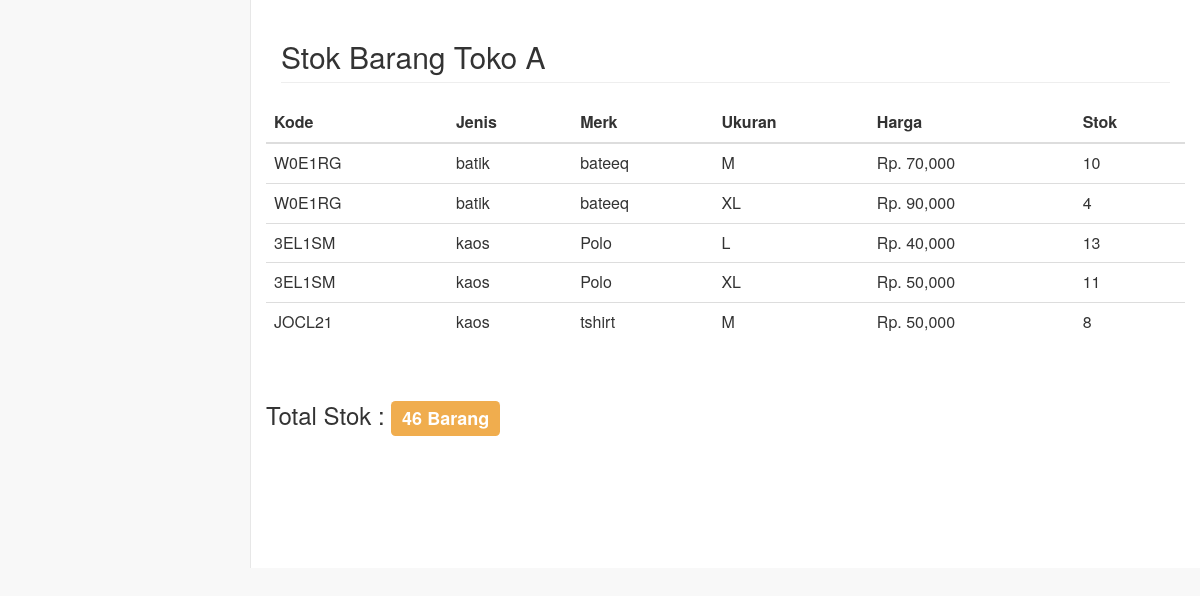
Before: /LihatStok/stokDetail.php?toko=A with the older database file.
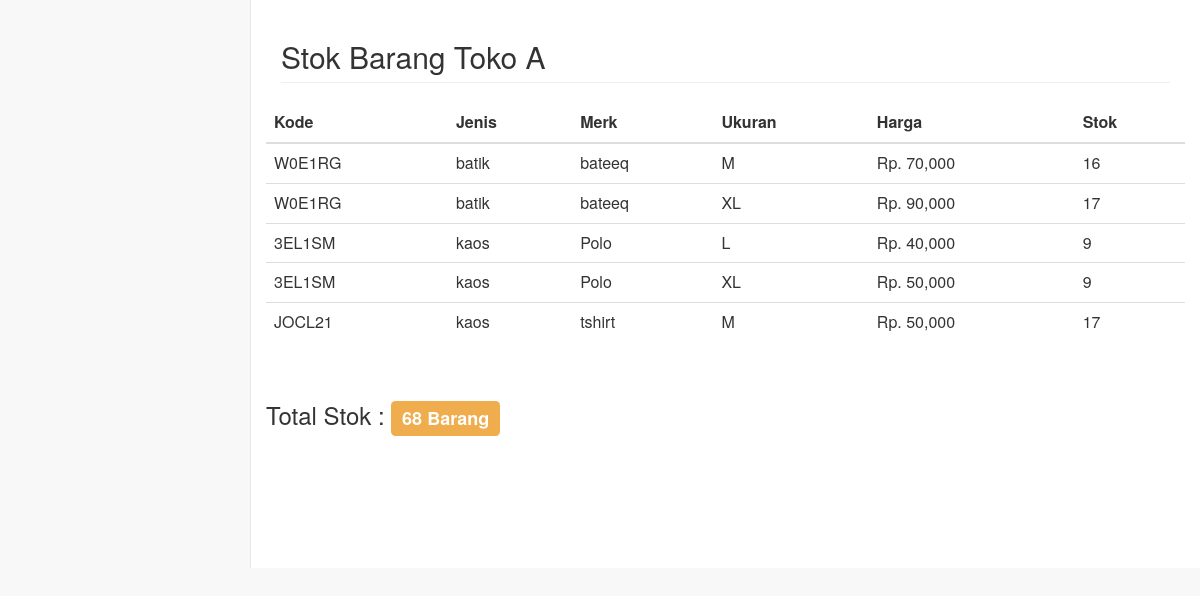
After: the same page with the newer database file.
### tables this page shows
CREATE TABLE `barang` (
  `idBarang` int(6) NOT NULL,
  `kode` varchar(6) NOT NULL,
  `ukuran` varchar(8) DEFAULT NULL,
  `jumlah` int(6) NOT NULL,
  `harga` int(8) NOT NULL,
  `jenisBarang` varchar(40) NOT NULL,
  `toko` varchar(10) NOT NULL,
  `merk` varchar(30) NOT NULL
);

### LihatStok/stokDetail.php (the view, shortened to what this page needs)
<?php
	include "../koneksi.php";
	$toko=$_GET['toko'];
?>
<html>
<head>
    <link href="../vendor/bootstrap/css/bootstrap.min.css" rel="stylesheet">
    <link href="../vendor/metisMenu/metisMenu.min.css" rel="stylesheet">
	<link href="../dist/css/sb-admin-2.css" rel="stylesheet">
	<link href="../vendor/font-awesome/css/font-awesome.min.css" rel="stylesheet" type="text/css">
</head>
<body>
<div id="page-wrapper">
  <div class="row">
    <div class="col-lg-12">
      <h2 class="page-header">Stok Barang Toko <?php echo $toko; ?></h2>
    </div>
  </div>
<div class="row">
	<?php
		$qryTampil = mysqli_query($con,"select * from barang where toko='$toko' and jumlah>0 order by jenisBarang asc, merk asc, ukuran asc;");
		$qryHitung = mysqli_query($con,"select sum(jumlah) from barang where toko='$toko' and jumlah>0;");
		$dtaHit = mysqli_fetch_row($qryHitung);
	?>
      <table class="table table-hover table-responsive">
        <thead>
          <tr>
            <th>Kode</th>
            <th>Jenis</th>
            <th>Merk</th>
            <th>Ukuran</th>
		      	<th>Harga</th>
            <th>Stok</th>
          </tr>
        </thead>
        <tbody>
        <?php
          while ($dta = mysqli_fetch_array($qryTampil)) {
            echo '<tr>
              <td>'.$dta['kode'].'</td>
              <td>'.$dta['jenisBarang'].'</td>
			  <td>'.$dta['merk'].'</td>
              <td>'.$dta['ukuran'].'</td>
              <td>Rp. '.number_format($dta['harga']).'</td>
			  <td>'.$dta['jumlah'].'</td>
            </tr>';
          }
        ?>
        </tbody>
      </table>
	  <br>
	  <h3>
        Total Stok :
        <span class="label label-warning">
          <?php
			if(isset($dtaHit[0])){
				echo $dtaHit[0]." Barang";
			} else {
				echo "0 Barang";
			}
			?>
        </span>
      </h3>
</div>
</div>
</body>
</html>

Changed rows visible on the page:
changed barang (number 1 of 5 on the later page): jumlah "10" → "16"
changed barang (number 2 of 5 on the later page): jumlah "4" → "17"
changed barang (number 3 of 5 on the later page): jumlah "13" → "9"
changed barang (number 4 of 5 on the later page): jumlah "11" → "9"
changed barang "JOCL21": jumlah "8" → "17"
Other visible differences:
$dtaHit[0]: "46" → "68"
